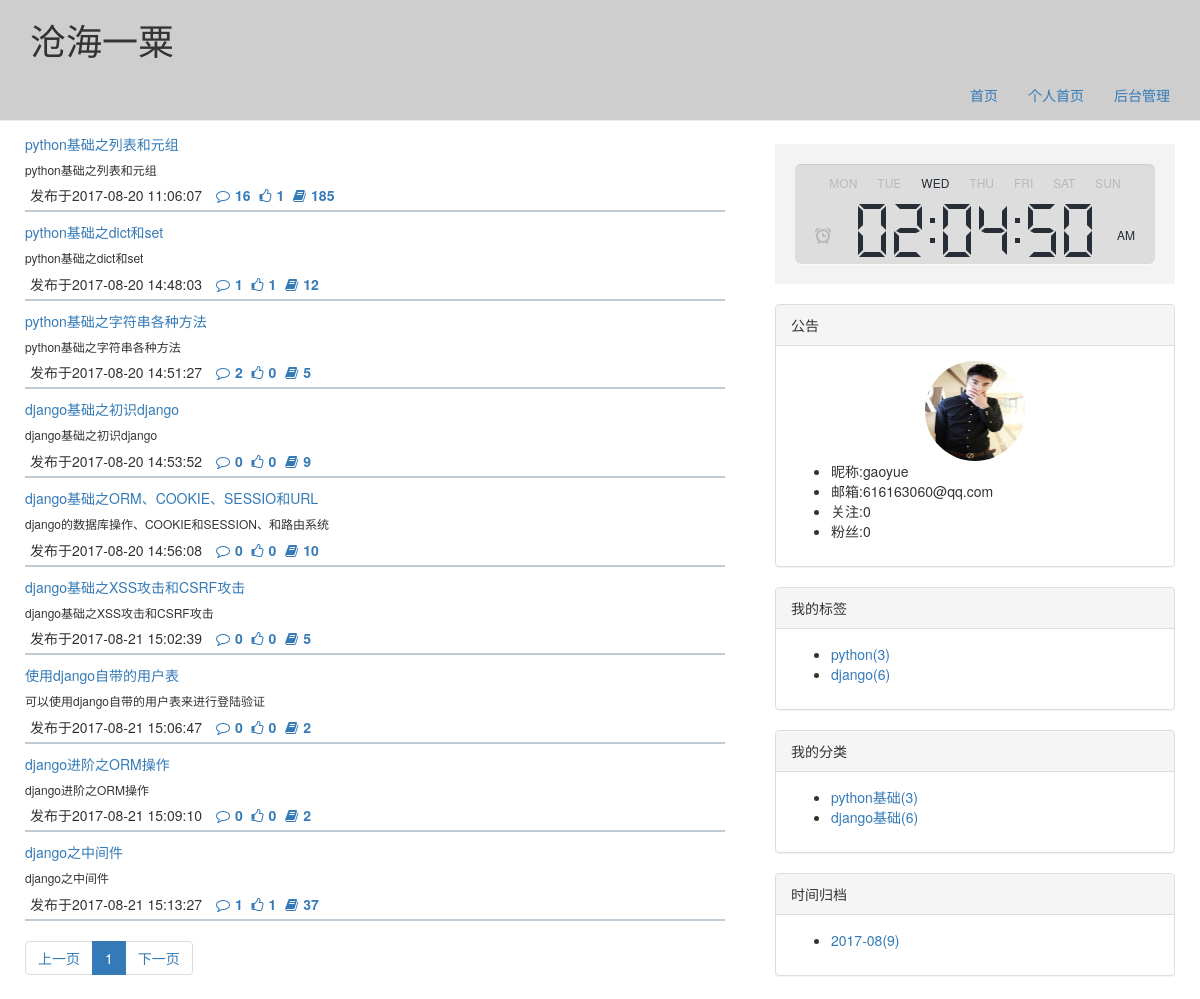
Page /gaoyue/ on the earlier database version.
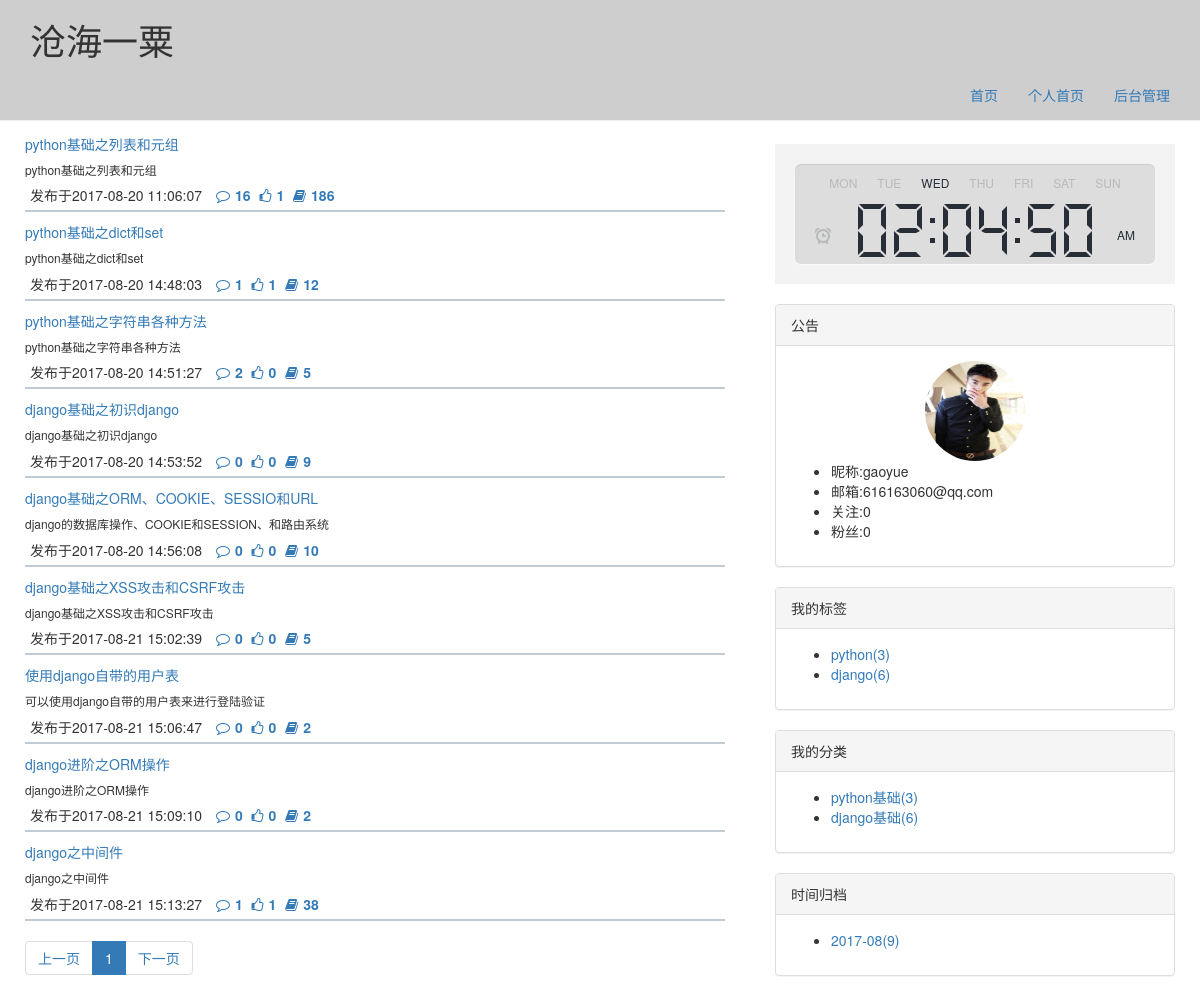
Same page on the later database version.
### app01/models.py (models this page shows)
class Article(models.Model):
    nid = models.BigAutoField(primary_key=True)
    title = models.CharField(verbose_name='文章标题', max_length=128)
    summary = models.CharField(verbose_name='文章简介', max_length=255)
    read_count = models.IntegerField(default=0)
    comment_count = models.IntegerField(default=0)
    up_count = models.IntegerField(default=0)
    down_count = models.IntegerField(default=0)
    create_time = models.DateTimeField(verbose_name='创建时间', auto_now_add=True)
    blog = models.ForeignKey(verbose_name='所属博客', to='Blog', to_field='nid')
    category = models.ForeignKey(verbose_name='文章个人类型', to='Category', to_field='nid', null=True)
    type_choices = [
        (1, "Python"),
        (2, "Linux"),
        (3, "OpenStack"),
        (4, "GoLang"),
        (5, "Django"),
    ]
    article_type_id = models.IntegerField(verbose_name='文章类型',choices=type_choices, default=None)
    tags = models.ManyToManyField(
        to="Tag",
        through='Article2Tag',
        through_fields=('article', 'tag'),
    )

### app01/views.py (the view)
# urls.py: url(r'^(?P<user>\w+)/$', views.user_blog),
def user_blog(request, *args, **kwargs):
    site=kwargs.get("user")
    obj = models.Blog.objects.filter(site=site).first()
    if not obj:
        return redirect("/")
    request.session["bid"]=obj.nid
    article = obj.article_set.all()
    dict = views.user_blog(request, obj, article, *kwargs, **kwargs)  # 调用app01.view.views中的函数拿到个人博客主页必须的值
    return render(request, "blog.html", dict)

### app01/view/views.py (called while the page is built)
def myhome(request,obj):
    site=obj.site
    user = request.session.get("name")
    if user:
        us = models.Blog.objects.filter(user__username=user).first()
        if us:
            usite=us.site
        else:
            usite=""
    else:
        return None
    if site!=usite:
        return usite
    else:
        return None

### utils/paging.py (called while the page is built)
    def start(self):
        return (self.current_page - 1) * self.per_page

    def stop(self):
        return self.current_page * self.per_page

### templates/blog.html
{% extends "blog_layout.html" %}
{% block count_list %}
    {% for i in article %}
        <div class="count">
            <div class="count_title">
                <a href="/{{ i.blog.user.username }}/{{ i.nid }}">{{ i.title }}</a>
            </div>
            <div class="count_a">
                <p>{{ i.summary }}</p>
            </div>
            <div class="count_b">
                <span>发布于{{ i.create_time|date:"Y-m-d H:i:s" }}</span>
                <a href="/{{ i.blog.user.username }}/{{ i.nid }}#comment"><span class="fa fa-comment-o"></span><b>{{ i.comment_count }}</b></a>
                <a href="/{{ i.blog.user.username }}/{{ i.nid }}#thunmbs"><span class="fa fa-thumbs-o-up"></span><b>{{ i.up_count }}</b></a>
                <a href=""><span class="fa fa-book"></span><b>{{ i.read_count }}</b></a>
            </div>
        </div>
    {% endfor %}
    <nav aria-label="Page navigation">
        <ul class="pagination">
            {{ pager|safe }}
        </ul>
    </nav>
{% endblock %}

Differences in the rows shown:
changed Article "python基础之列表和元组": read_count "185" → "186"
changed Article "django之中间件": read_count "37" → "38"
